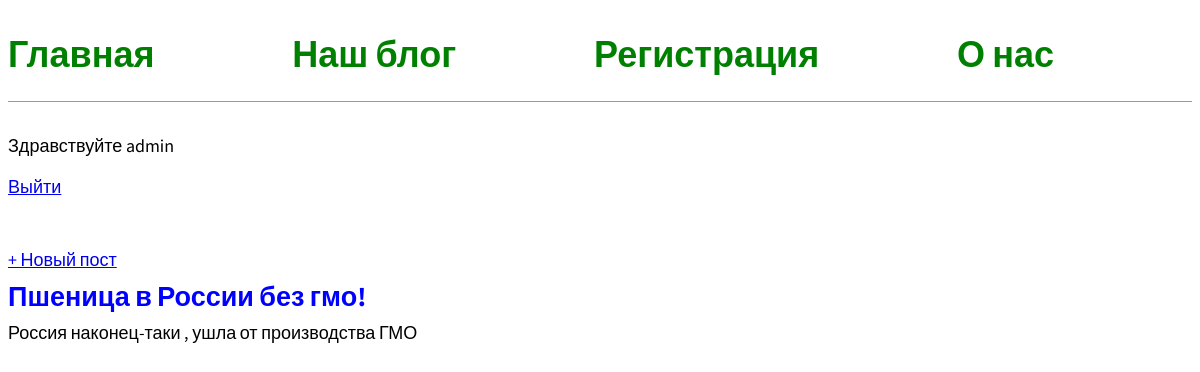
Page /blog/ (signed in) on the committed database.
### blog/models.py (models this page shows, shortened)
class Post(models.Model):
    title = models.CharField(max_length=200)
    author = models.ForeignKey('auth.User', on_delete=models.CASCADE)
    body = models.TextField()

### blog/views.py (the view)
# urls.py: path('blog/', BlogListView.as_view(), name='blog'),
class BlogListView(ListView):
    model = Post
    template_name = 'blog/post_link.html'

### blog/templates/blog/post_link.html
{% extends 'accounts/base.html' %}
{% block content %}
 <div class="nav-right">
     <a href="{% url 'post_new' %}">+ Новый пост</a>
 </div>
  {% for post in object_list %}
  <div class="post-entry">
    <h2><a href="{% url 'post_detail' post.pk %}">{{ post.title }}</a></h2>
    <p>{{ post.body }}</p>
  </div>{% endfor %}
{% endblock content %}

### accounts/templates/accounts/base.html (shortened to what this page needs)
{% load static %}
<html>
<head>
  <link href="{% static 'accounts/style.css' %}" rel="stylesheet"></head>
  <body>
    <div>
      <header>
        <div class="nav-left">
          <h1><a href="{% url 'home' %}">Главная</a></h1>
        </div>
        <div class="nav-left">
          <h1><a href="{% url 'blog' %}">Наш блог</a></h1>
        </div>
        <div class="nav-left">
          <h1><a href="{% url 'signup' %}">Регистрация</a></h1>
        </div>
        <div class="nav-left">
          <h1><a href="{% url 'about' %}">О нас</a></h1>
        </div>
       </header>
        {% if user.is_authenticated %}
          <p>Здравствуйте {{ user.username }}</p>
          <p><a href="{% url 'logout' %}">Выйти</a></p>
        {% else %}
          <p>Вы не вошли</p>
          <a href="{% url 'login' %}">Войти</a>
        {% endif %}
       {% block content %}
       {% endblock content %}
     </div>
  </body>
</html>

### accounts/static/accounts/style.css (style rules this page uses)
body { font-family: 'Source Sans Pro', sans-serif; font-size: 18px; }
header { border-bottom: 1px solid #999; margin-bottom: 2rem; display: flex; }
header h1 a { color:green; text-decoration: none; }
.nav-left { margin-right: auto; }
.nav-right { display: flex; padding-top: 2rem; }
.post-entry { margin-bottom: 2rem; }
.post-entry h2 { margin: 0.5rem 0; }
.post-entry h2 a, .post-entry h2 a:visited { color: blue; text-decoration: none; }
.post-entry p { margin: 0; font-weight: 400; }

### rows in the picture
Post: title "Пшеница в России без гмо!", body "Россия наконец-таки , ушла от производства ГМО"

### other values in the picture
{{ user.username }} "admin"
